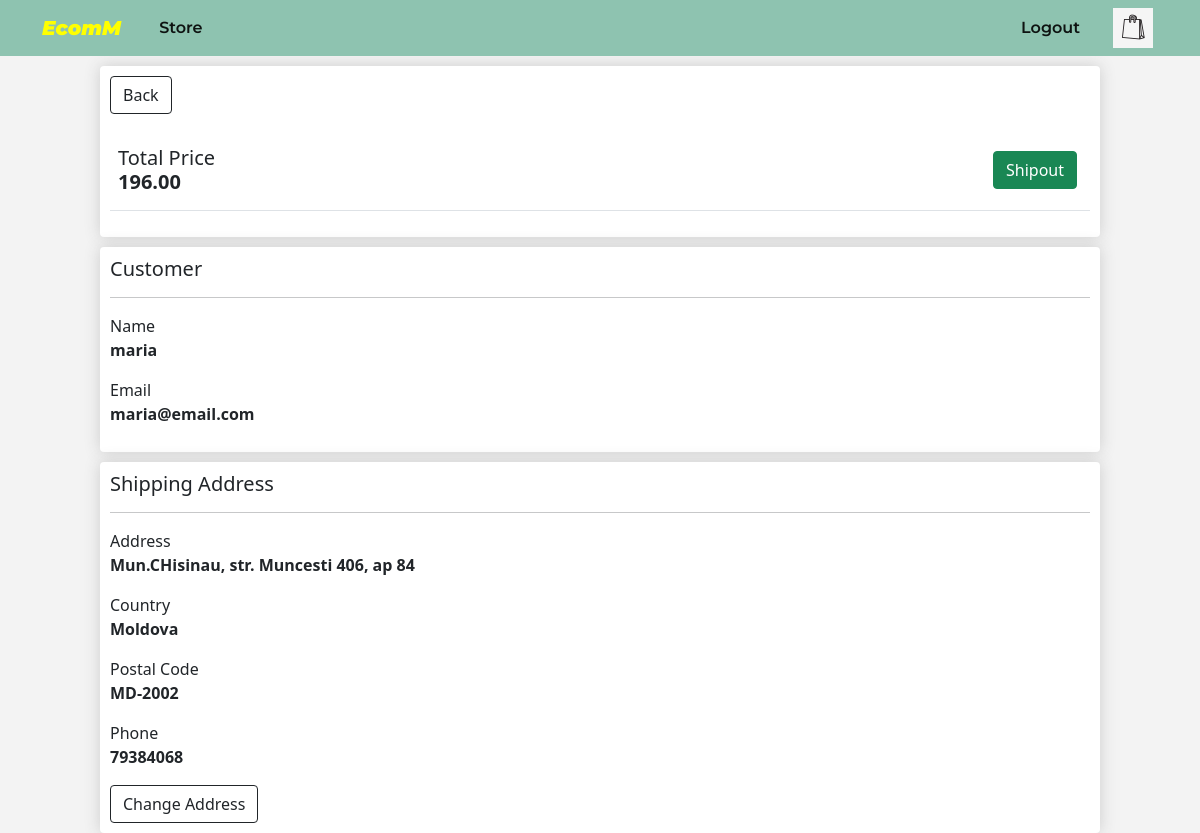
/checkout/12 (signed in), run on the app's committed database.
### products/models.py (models this page shows, shortened)
class Order(models.Model):
    customer = models.ForeignKey(Profile, on_delete=models.SET_NULL, null=True)
    compleated = models.BooleanField(default=False)
    @property
    def get_price_total(self):
        orderitems = self.order_items.all()
        total_orderitem = sum([item.get_total for item in orderitems])
        return total_orderitem

class OrderItem(models.Model):
    product = models.ForeignKey(ProductCard, on_delete=models.SET_NULL, null=True, blank=True)
    order = models.ForeignKey(Order, on_delete=models.SET_NULL, null=True, related_name="order_items", blank=True)
    quantity = models.IntegerField(default=1, null=True, blank=True)
    shoe_size = models.ForeignKey('ShoeSize', on_delete=models.SET_NULL, blank=True, null=True)
    cloth_size = models.ForeignKey('ClothSize', on_delete=models.SET_NULL, blank=True, null=True)
    @property
    def get_total(self):
        total = self.product.price * self.quantity
        return total

class ProductCard(models.Model):
    product_image = models.ImageField(null=True, blank=True, upload_to="product_images/", default="default-product.png")
    title = models.CharField(max_length=150)
    description = models.TextField(max_length=500, null=True, blank=True)
    price = models.DecimalField(max_digits=5, decimal_places=2)
    created = models.DateTimeField(auto_now_add=True)
    is_shoe = models.BooleanField(default=True)
    is_cloth = models.BooleanField(default=True)
    class Meta:
        ordering = ['created']

class ShippingAddress(models.Model):
    customer = models.ForeignKey(Profile, on_delete=models.SET_NULL, null=True, blank=True)
    address = models.CharField(max_length=150)
    country = models.CharField(max_length=150)
    postal_code = models.CharField(max_length=150)
    phone = models.CharField(max_length=150)

### users/models.py (models this page shows, shortened)
class Profile(models.Model):
    user = models.OneToOneField(User, on_delete=models.CASCADE, null=True)
    username = models.CharField(max_length=50)
    name = models.CharField(max_length=50)
    email = models.EmailField(max_length=50)

### products/views.py (the view, shortened to what this page needs)
# urls.py: path('checkout/<str:pk>', views.chekout, name='checkout'),
@login_required(login_url='login')
def chekout(request, pk):
    customer = request.user.profile
    shippingAddress = ShippingAddress.objects.filter(customer=customer).first()
    order = Order.objects.get(id=pk)
    form = CompleteOrder(instance=order)
    return render(request,'products/checkout.html', {'shippingAddress':shippingAddress, 'order':order, 'customer':customer})

### products/templates/products/checkout.html (shortened to what this page needs)
{%extends 'main.html'%}
{% load static %}
{%block content%}
    <div class="wrapper">
        <div class="col-lg-12">
            <div class="box-element">
                <a class="btn btn-outline-dark" href="{%url 'order' %}">Back</a>
                <br>
                <br>
                <table class="table">
                    <tr>
                        <th><h5>Total Price <br> <strong>{{order.get_price_total|floatformat:2}}</strong></h5></th>
                        <th>
                        {%if shippingAddress%}
                            <form action="{%url 'checkout' order.id%}" method="POST">
                                <button id="shipout" type="submit" class="btn btn-success" method="POST">Shipout</button>
                            </form>
                            {%else%}
                                <a id="shipout" href="{%url 'add-shippingAddress'%}">Add Shipping Address</a>
                        {%endif%}
                        </th>
                    </tr>
                </table>
            </div>
            <div class="box-element">
                <h5>Customer</h5>
                <hr>
                <p>Name <br> <strong>{{customer.name}}</strong></p>
                <p>Email <br> <strong>{{customer.email}}</strong></p>
            </div>
            {%if shippingAddress%}
                <div class="box-element">
                        <h5>Shipping Address</h5>
                        <hr>
                        <p>Address <br> <strong>{{shippingAddress.address}}</strong></p>
                        <p>Country <br> <strong>{{shippingAddress.country}}</strong></p>
                        <p>Postal Code <br> <strong>{{shippingAddress.postal_code}}</strong></p>
                        <p>Phone <br> <strong>{{shippingAddress.phone}}</strong></p>
                        <a class="btn btn-outline-dark" href="{%url 'update_shippingAddress' shippingAddress.id %}">Change Address</a>
                </div>
            {%endif%}
        </div>
    </div>
{%endblock%}

### static/css/style.css (style rules this page uses)
* { text-decoration: none; }
body { background-color: #f3f3f3; }
.wrapper { margin: 0 auto; width: 1000px; }
.box-element { box-shadow: hsl(0, 0%, 80%) 0 0 16px; background-color: #fff; border-radius: 4px; padding: 10px; margin-top: 10px; }
#checkout, #shipout { float: right; margin: 5px; }

### data on the page
Order: get_price_total "196.00"
Profile: name "maria", email "maria@email.com"
ShippingAddress: address "Mun.CHisinau, str. Muncesti 406, ap 84", country "Moldova", postal_code "MD-2002", phone "79384068"
